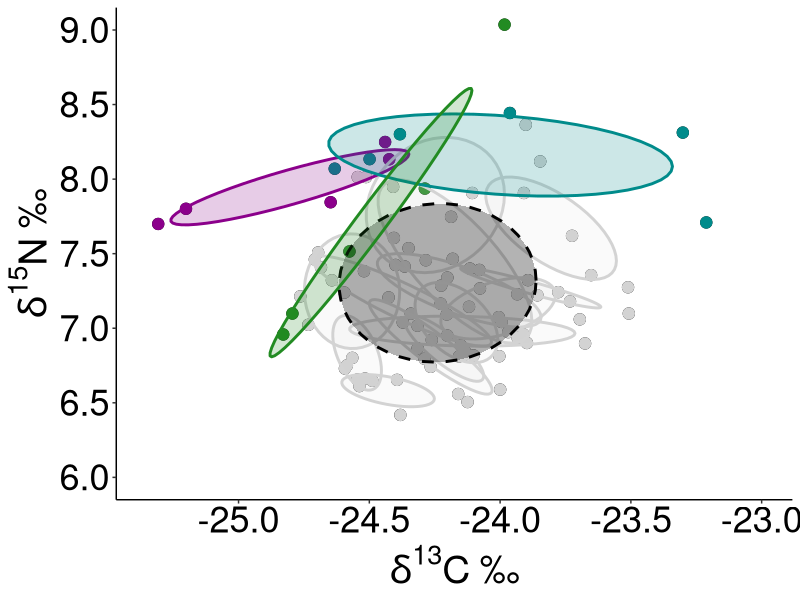

Reproduce this figure in R.
# VISUALIZATION of individual and population niche with ellipses area #

library(ggplot2)
#Load data
DF=read.csv("ellipses_data.csv", header=TRUE, sep=";", dec=",")

#DF structure is: 	
#iso1 = d13C
#iso2 = d15N
#group = 0 for population values (that is, all individual values); 1:17 for individual values
#community = same as for group

#Create a variable to facilitate aesthetic mapping:
DF$ellipse_group <- "Others"
DF$ellipse_group[DF$group == 0]  <- "Population"
DF$ellipse_group[DF$group == 5]  <- "ID 5"
DF$ellipse_group[DF$group == 16] <- "ID 16"
DF$ellipse_group[DF$group == 17] <- "ID 17"

DF$ellipse_group <- factor(
  DF$ellipse_group,
  levels = c("Population", "ID 5", "ID 16", "ID 17", "Others")
)

# Figure
# Note that stat_ellipse is used multiple times to control the drawing order.

ellipse_plot <- ggplot(DF, aes(x = iso1, y = iso2)) +
  ## Points 
  geom_jitter(
    aes(color = ellipse_group),
    size = 3.5
  ) +
  
  ## 1) Others: IDs drawn in the background
  stat_ellipse(
    data = subset(DF, ellipse_group == "Others"),
    aes(group = group),
    type = "norm",
    geom = "polygon",
    level = 0.40,
    color = "lightgray",
    fill  = "lightgray",
    alpha = 0.1,
    linewidth  = 1
  ) +
  
  ## 2) ID 16 (darkmagenta)
  stat_ellipse(
    data = subset(DF, ellipse_group == "ID 16"),
    aes(group = group, color = ellipse_group, fill = ellipse_group),
    type = "norm",
    geom = "polygon",
    level = 0.40,
    alpha = 0.2,
    linewidth = 1
  ) +
  
  ## 3) ID 17 (darkcyan)
  stat_ellipse(
    data = subset(DF, ellipse_group == "ID 17"),
    aes(group = group, color = ellipse_group, fill = ellipse_group),
    type = "norm",
    geom = "polygon",
    level = 0.40,
    alpha = 0.2,
    linewidth = 1
  ) +
  
  ## 4) Population (black dashed outline)
  stat_ellipse(
    data = subset(DF, ellipse_group == "Population"),
    aes(group = group, color = ellipse_group, fill = ellipse_group),
    type = "norm",
    geom = "polygon",
    level = 0.40,
    alpha = 0.3,
    linewidth = 1,
    linetype = "dashed"
  ) +
  
  ## 5) ID 5 (forestgreen)
  stat_ellipse(
    data = subset(DF, ellipse_group == "ID 5"),
    aes(group = group, color = ellipse_group, fill = ellipse_group),
    type = "norm",
    geom = "polygon",
    level = 0.40,
    alpha = 0.2,
    linewidth = 1
  ) +
  
  ## Scales
  scale_color_manual(
    values = c(
      "Population" = "black",
      "ID 5"      = "forestgreen",
      "ID 16"     = "darkmagenta",
      "ID 17"     = "darkcyan",
      "Others"     = "lightgray"
    )
  ) +
  scale_fill_manual(
    values = c(
      "Population" = "black",
      "ID 5"      = "forestgreen",
      "ID 16"     = "darkmagenta",
      "ID 17"     = "darkcyan",
      "Others"     = "lightgray"
    )
  ) +
  
  ## Theme
  labs(
    x = expression({delta}^13*C~'\u2030'),
    y = expression({delta}^15*N~'\u2030')
  ) +
  scale_y_continuous(
    breaks = seq(6, 9, by = 0.5),
    labels = function(x) sprintf("%.1f", x)
  ) +
  coord_cartesian(ylim = c(6, 9), xlim=c(-25.35,-23.0))+
  theme_classic() +
  theme(
    legend.position = "none", 
    axis.title.x = element_text(size = 28, colour = "black"),
    axis.title.y = element_text(size = 28, colour = "black"),
    axis.text.x  = element_text(size = 26, colour = "black"),
    axis.text.y  = element_text(size = 26, colour = "black"),
    legend.text  = element_text(size = 20),
    legend.title = element_text(size=20))

ellipse_plot
